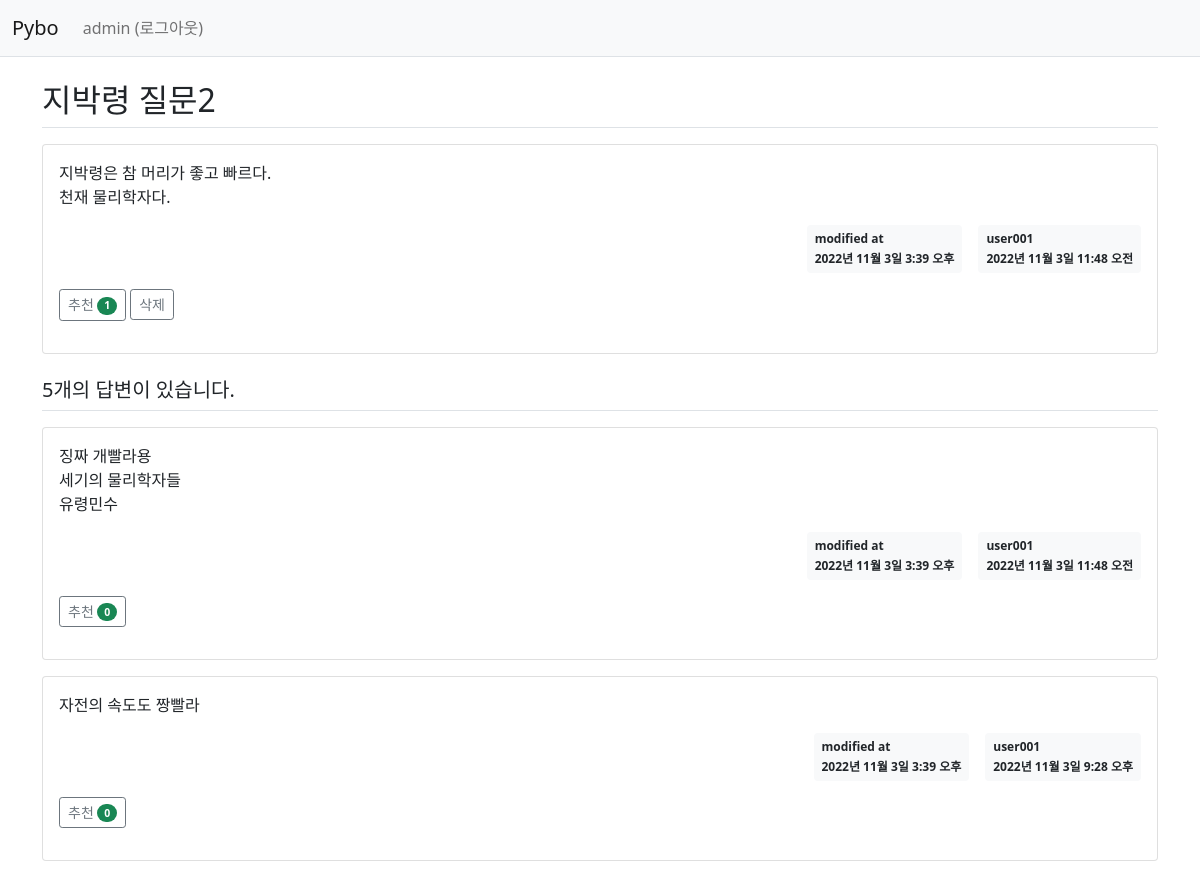
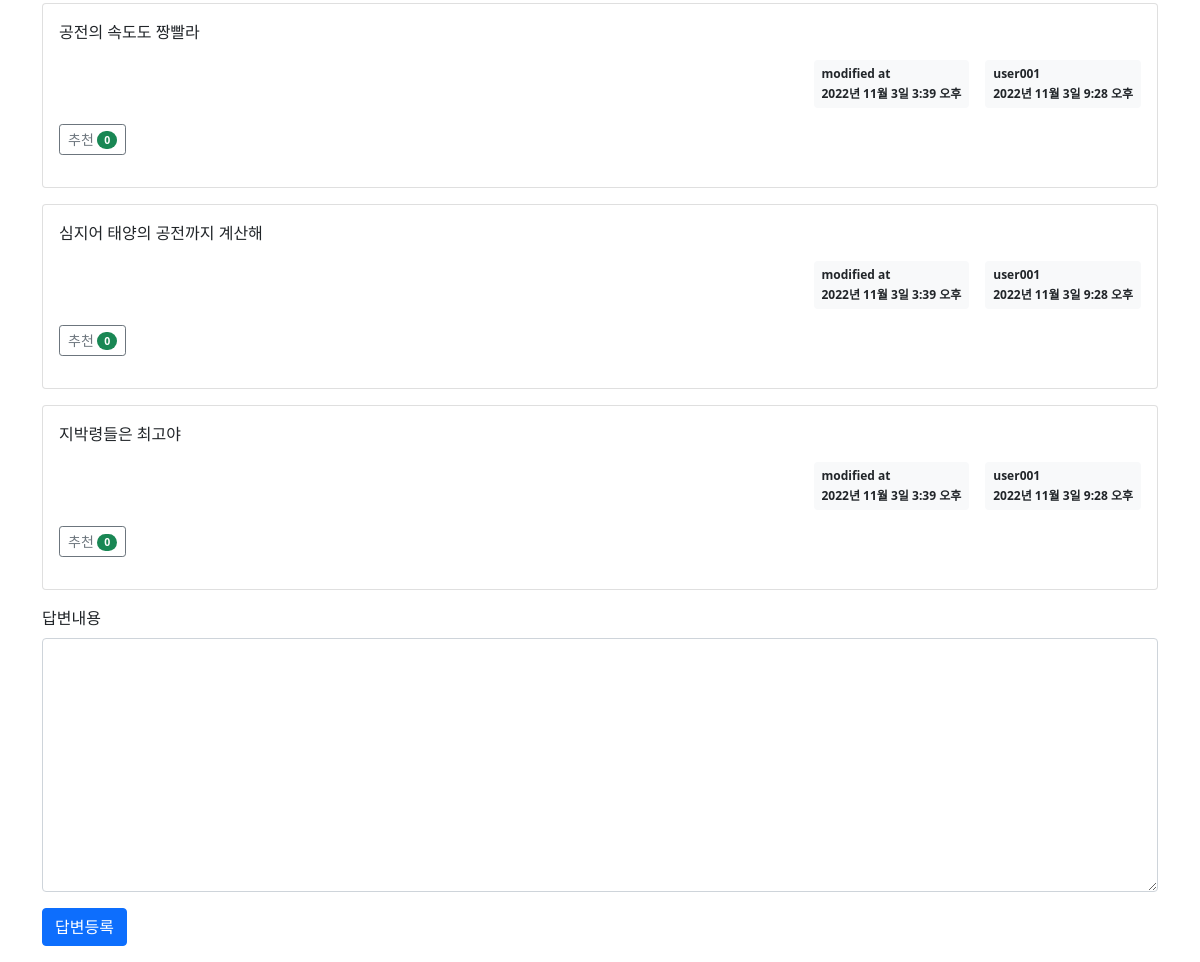
/pybo/305/ (signed in), run on the app's committed database (2 pictures, top to bottom).
### pybo/models.py (models this page shows, shortened)
class Question(models.Model):
    author = models.ForeignKey(User, on_delete=models.CASCADE, related_name='author_question')
    subject = models.CharField(max_length=200)
    content = models.TextField()
    create_date = models.DateTimeField()
    modify_date = models.DateTimeField(null=True, blank=True)
    voter = models.ManyToManyField(User, related_name='voter_question')  # 추천인 추가

class Answer(models.Model):
    author = models.ForeignKey(User, on_delete=models.CASCADE, related_name='author_answer')
    question = models.ForeignKey(Question, on_delete=models.CASCADE)
    content = models.TextField()
    create_date = models.DateTimeField()
    modify_date = models.DateTimeField(null=True, blank=True)
    voter = models.ManyToManyField(User, related_name='voter_answer')  # 추천인 추가

### pybo/views/base_views.py (the view)
# urls.py: path('<int:question_id>/', views.detail, name='detail'),
def detail(request, question_id):
    question = get_object_or_404(Question, pk=question_id)
    context = {'question': question}
    return render(request, 'pybo/question_detail.html', context)

### pybo/templatetags/pybo_filter.py (called while the page is built)
@register.filter
def mark(value):
    extensions = ["nl2br", "fenced_code"]
    return mark_safe(markdown.markdown(value, extensions=extensions))

### templates/pybo/question_detail.html (shortened to what this page needs)
{% extends 'base.html' %}
{% load pybo_filter %}
{% block content %}
<div class="container my-3">
    <h2 class="border-bottom py-2">{{ question.subject }}</h2>
    <div class="card my-3">
        <div class="card-body">
            <div class="card-text">{{ question.content|mark }}</div>
            <div class="d-flex justify-content-end">
                {% if question.modify_date %}
                <div class="badge bg-light text-dark p-2 text-start mx-3">
                    <div class="mb-2">modified at</div>
                    <div>{{ question.modify_date }}</div>
                </div>
                {% endif %}
                <div class="badge bg-light text-dark p-2 text-start">
                    <div class="mb-2">{{ question.author.username }}</div>
                    <div>{{ question.create_date }}</div>
                </div>
            </div>
            <div class="my-3">
                <a href="javascript:void(0)" data-uri="{% url 'pybo:question_vote' question.id  %}"
                   class="recommend btn btn-sm btn-outline-secondary"> 추천
                    <span class="badge rounded-pill bg-success">{{question.voter.count}}</span>
                </a>
                <a href="javascript:void(0)" class="delete btn btn-sm btn-outline-secondary"
                   data-uri="{% url 'pybo:question_delete' question.id  %}">삭제</a>
            </div>
        </div>
    </div>
    <h5 class="border-bottom my-3 py-2">{{question.answer_set.count}}개의 답변이 있습니다.</h5>
    {% for answer in question.answer_set.all %}
    <div class="card my-3">
        <div class="card-body">
            <div class="card-text">{{ answer.content|mark }}</div>
            <div class="d-flex justify-content-end">
                {% if question.modify_date %}
                <div class="badge bg-light text-dark p-2 text-start mx-3">
                    <div class="mb-2">modified at</div>
                    <div>{{ question.modify_date }}</div>
                </div>
                {% endif %}
                <div class="badge bg-light text-dark p-2 text-start">
                    <div class="mb-2">{{ question.author.username }}</div>
                    <div>{{ answer.create_date }}</div>
                </div>
            </div>
            <div class="my-3">
                <a href="javascript:void(0)" data-uri="{% url 'pybo:answer_vote' answer.id  %}"
                   class="recommend btn btn-sm btn-outline-secondary"> 추천
                    <span class="badge rounded-pill bg-success">{{answer.voter.count}}</span>
                </a>
            </div>
        </div>
    </div>
    {% endfor %}
    <form action="{% url 'pybo:answer_create' question.id %}" method="post" class="my-3">
        <div class="mb-3">
            <label for="content" class="form-label">답변내용</label>
                <textarea {% if not user.is_authenticated %}disabled{% endif %}
              name="content" id="content" class="form-control" rows="10"></textarea>
        </div>
        <input type="submit" value="답변등록" class="btn btn-primary">
    </form>
</div>
{% endblock %}

### templates/navbar.html (shortened to what this page needs)
<nav class="navbar navbar-expand-lg navbar-light bg-light border-bottom">
    <div class="container-fluid">
        <a class="navbar-brand" href="{% url 'pybo:index' %}">Pybo</a>
        <div class="collapse navbar-collapse" id="navbarSupportedContent">
            <ul class="navbar-nav me-auto mb-2 mb-lg-0">
                <li class="nav-item">
                    {% if user.is_authenticated %}
                    <a class="nav-link" href="{% url 'common:logout' %}">{{ user.username }} (로그아웃)</a>
                    {% else %}
                    <a class="nav-link" href="{% url 'common:login' %}">로그인</a>
                    {% endif %}
                </li>
            </ul>
        </div>
    </div>
</nav>

### data on the page
Question: subject "지박령 질문2", content|mark "지박령은 참 머리가 좋고 빠르다. 천재 물리학자다.", modify_date "2022년 11월 3일 3:39 오후", author.username "user001", create_date "2022년 11월 3일 11:48 오전", voter.count "1", answer_set.count "5"
Answer: content|mark "징짜 개빨라용 세기의 물리학자들 유령민수", create_date "2022년 11월 3일 11:48 오전", voter.count "0"
Answer: content|mark "자전의 속도도 짱빨라", create_date "2022년 11월 3일 9:28 오후", voter.count "0"
Answer: content|mark "공전의 속도도 짱빨라", create_date "2022년 11월 3일 9:28 오후", voter.count "0"
Answer: content|mark "심지어 태양의 공전까지 계산해", create_date "2022년 11월 3일 9:28 오후", voter.count "0"
Answer: content|mark "지박령들은 최고야", create_date "2022년 11월 3일 9:28 오후", voter.count "0"

### other printed values
{{ user.username }} "admin"
